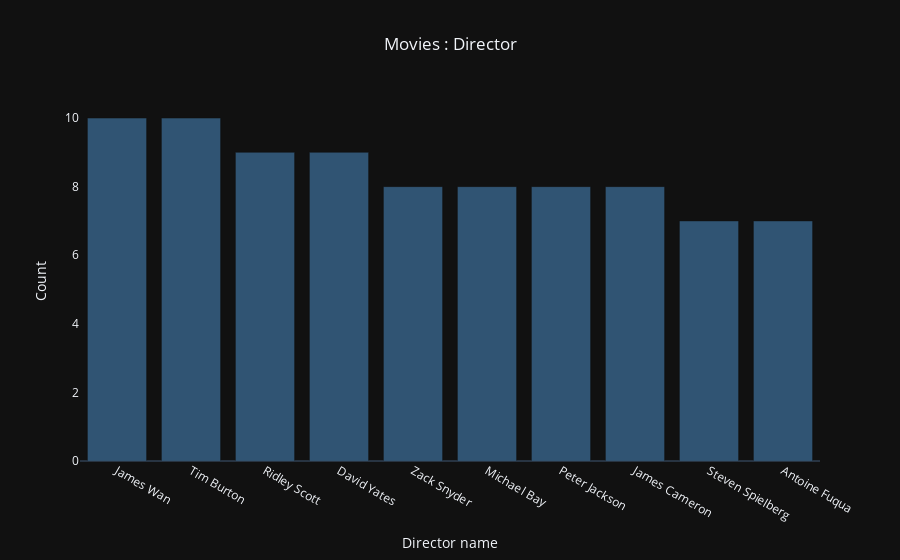

Notebook code cell kept with this figure:
### Markdown cell above
## 4.7 Movies: Director

### Code cell
director = movies.director.value_counts().reset_index().head(10)
director.columns=['director','count']
director = director.sort_values(by='count',ascending=False)

data = go.Bar(x= director['director'],y=director['count'],orientation='v',marker={'color':'steelblue'},
             opacity=0.6)

layout = go.Layout(title='Movies : Director',title_x=0.5,
               xaxis={'title':'Director name'},
               yaxis={'title':'Count'})


fig = go.Figure(data=data,layout=layout)
fig.update_yaxes(showgrid=False)
fig.update_layout(template = 'plotly_dark')

iplot(fig)

### Figure 1 — Plotly figure (JSON) as saved in the notebook; plotly's stock layout.template omitted (floating-point values rounded to 4 significant figures)
{"data": [{"marker": {"color": "steelblue"}, "opacity": 0.6, "orientation": "v", "type": "bar", "x": ["James Wan", "Tim Burton", "Ridley Scott", "David Yates", "Zack Snyder", "Michael Bay", "Peter Jackson", "James Cameron", "Steven Spielberg", "Antoine Fuqua"], "y": [10, 10, 9, 9, 8, 8, 8, 8, 7, 7]}], "layout": {"title": {"text": "Movies : Director", "x": 0.5}, "xaxis": {"title": {"text": "Director name"}}, "yaxis": {"showgrid": false, "title": {"text": "Count"}}}}
